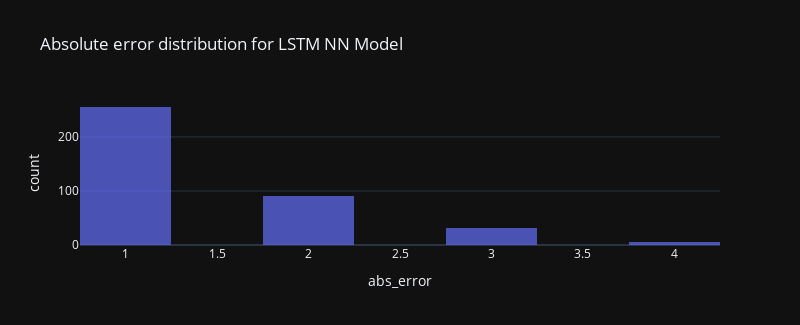

This figure's notebook cell:
### Code cell
analyse_error(y_test_rnn, y_pred_rounded, 'LSTM NN')
print(error_tracker['LSTM NN'])

### Figure 1 — Plotly figure (JSON) as saved in the notebook; plotly's stock layout.template omitted (floating-point values rounded to 4 significant figures; data arrays with more than 128 entries replaced by an {"elided": "..."} marker saying what was removed)
{"data": [{"alignmentgroup": "True", "bingroup": "x", "hovertemplate": "abs_error=%{x}<br>count=%{y}<extra></extra>", "legendgroup": "", "marker": {"color": "#636efa", "opacity": 0.7}, "name": "", "nbinsx": 8, "offsetgroup": "", "orientation": "v", "showlegend": false, "type": "histogram", "x": {"elided": "383 int values"}, "xaxis": "x", "yaxis": "y"}], "layout": {"barmode": "relative", "height": 325, "legend": {"tracegroupgap": 0}, "title": {"text": "Absolute error distribution for LSTM NN Model"}, "width": 800, "xaxis": {"anchor": "y", "autorange": true, "domain": [0, 1], "range": [0.75, 4.25], "title": {"text": "abs_error"}, "type": "linear"}, "yaxis": {"anchor": "x", "autorange": true, "domain": [0, 1], "range": [0, 268.4], "title": {"text": "count"}}}}
